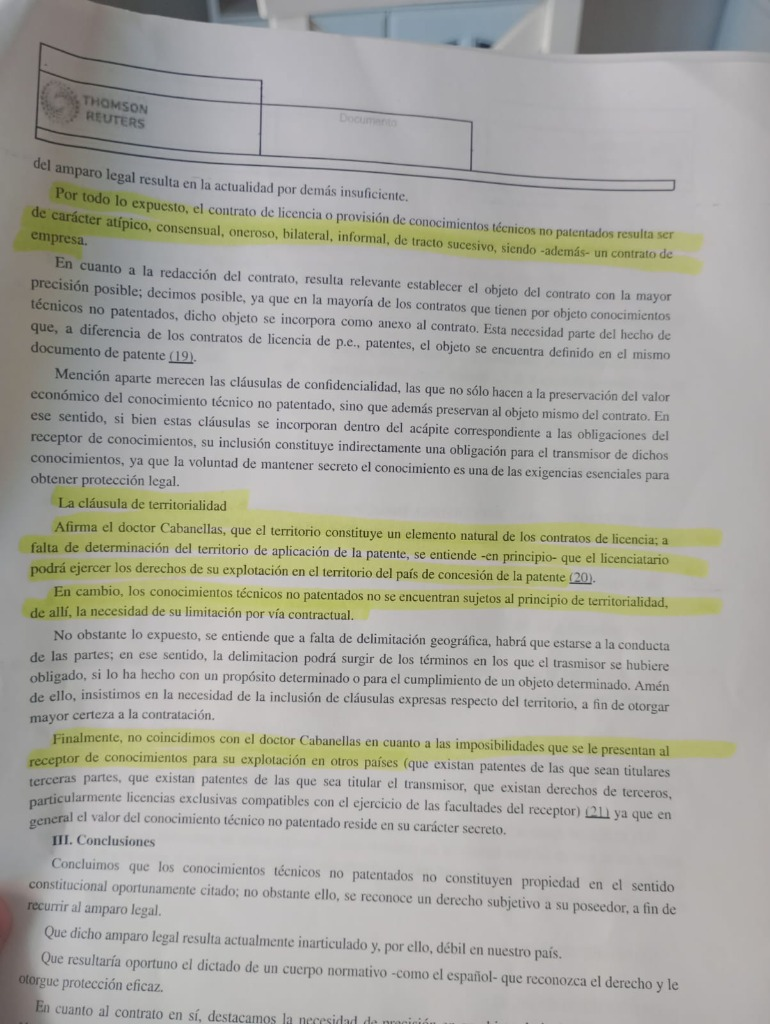
#> input picture test_images/uploaded_image_0_1765565894986.jpg, 770 x 1024 px; its folder holds only this picture in this run
$ python test_color_detection.py
#> lines starting #> are read from the running program, lines starting #| are printed output that depends on the picture; after the words box and inside, x2 and y2 are one past the last pixel; in counts of white or black regions, pixels touching at a corner belong together
# test_color_detection.py
"""
Script de prueba para analizar los colores HSV de las imagenes
y generar las mascaras de deteccion.
"""
import cv2
import numpy as np
import os

# Rangos de colores calibrados - separados para evitar solapamiento
color_ranges = {
    "amarillo": (np.array([22, 25, 120]), np.array([38, 255, 255])),
    "verde": (np.array([38, 25, 120]), np.array([70, 255, 255])),
    "rosa": (np.array([155, 25, 120]), np.array([180, 255, 255])),
    "violeta": (np.array([120, 25, 120]), np.array([155, 255, 255])),
    "naranja": (np.array([0, 25, 120]), np.array([22, 255, 255])),
}

# Directorio de imagenes de prueba
test_images_dir = "test_images"
output_dir = "debug_output"

# Crear directorio de salida
os.makedirs(output_dir, exist_ok=True)

def analyze_image(image_path, image_name):
    """Analiza una imagen y genera mascaras para cada color."""
#> called with image_name = 'uploaded_image_0_1765565894986'
    print(f"\n{'='*60}")
    print(f"Analizando: {image_name}")
    print(f"{'='*60}")

    image = cv2.imread(image_path)
#> image is the input picture: shape (1024, 770, 3); mean B, G, R 159, 166.5, 167.4
    if image is None:
        print(f"Error: No se pudo cargar la imagen")
        return

    hsv_image = cv2.cvtColor(image, cv2.COLOR_BGR2HSV)
#> hsv_image: shape (1024, 770, 3); mean H, S, V 64.8, 18.8, 169.1

    # Para cada color, generar mascara
    best_color = None
    best_percentage = 0

    for color_name, (lower, upper) in color_ranges.items():
        mask = cv2.inRange(hsv_image, lower, upper)

        # Contar pixeles detectados
        pixel_count = cv2.countNonZero(mask)
        total_pixels = mask.shape[0] * mask.shape[1]
        percentage = (pixel_count / total_pixels) * 100

        marker = " <<<" if percentage > best_percentage and percentage > 1 else ""
        if percentage > best_percentage and percentage > 1:
            best_color = color_name
            best_percentage = percentage

        print(f"  {color_name}: {pixel_count:,} pixeles ({percentage:.2f}%){marker}")

        # Guardar mascara si hay deteccion significativa (>0.5%)
        if percentage > 0.5:
            # Dilatar la mascara para visualizacion
            kernel = np.ones((3, 15), np.uint8)
            dilated_mask = cv2.dilate(mask, kernel, iterations=3)

            # Crear imagen con resaltado
            result = image.copy()
            result[dilated_mask > 0] = [0, 255, 0]  # Verde para el resaltado detectado

            output_file = os.path.join(output_dir, f"{image_name}_{color_name}_mask.png")
            cv2.imwrite(output_file, mask)

            output_file = os.path.join(output_dir, f"{image_name}_{color_name}_result.png")
            cv2.imwrite(output_file, result)
#> this loop made 5 passes
#> (pixel_count, percentage, marker, best_percentage) on pass 1: (100168, 12.7, ' <<<', 12.7)
#> (printed output is left out)
#> pass 1, in analyze_image, `mask = cv2.inRange(hsv_image, lower, upper)`:
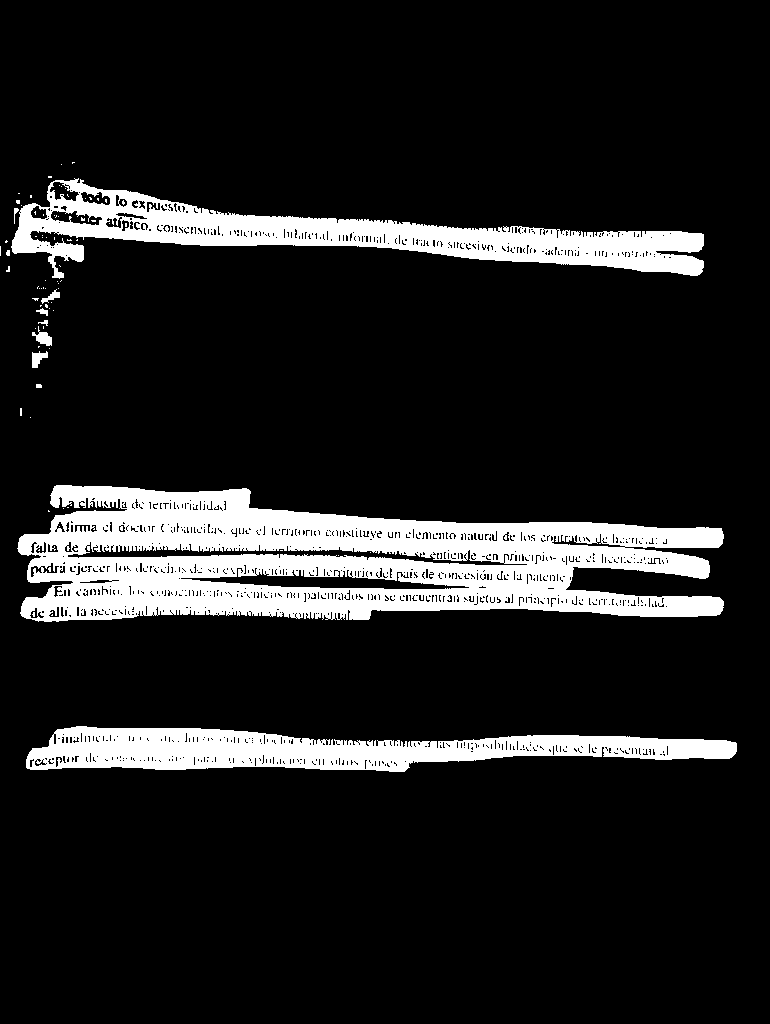
#> mask: shape (1024, 770); 12.7% white; 80 white regions (69 under 20 px), largest, box (x1, y1, x2, y2) and area: (17, 485, 724, 622) 57710, (11, 178, 704, 279) 22674, (26, 726, 737, 772) 18898
#> pass 1, in analyze_image, `dilated_mask = cv2.dilate(mask, kernel, iterations=3)`:
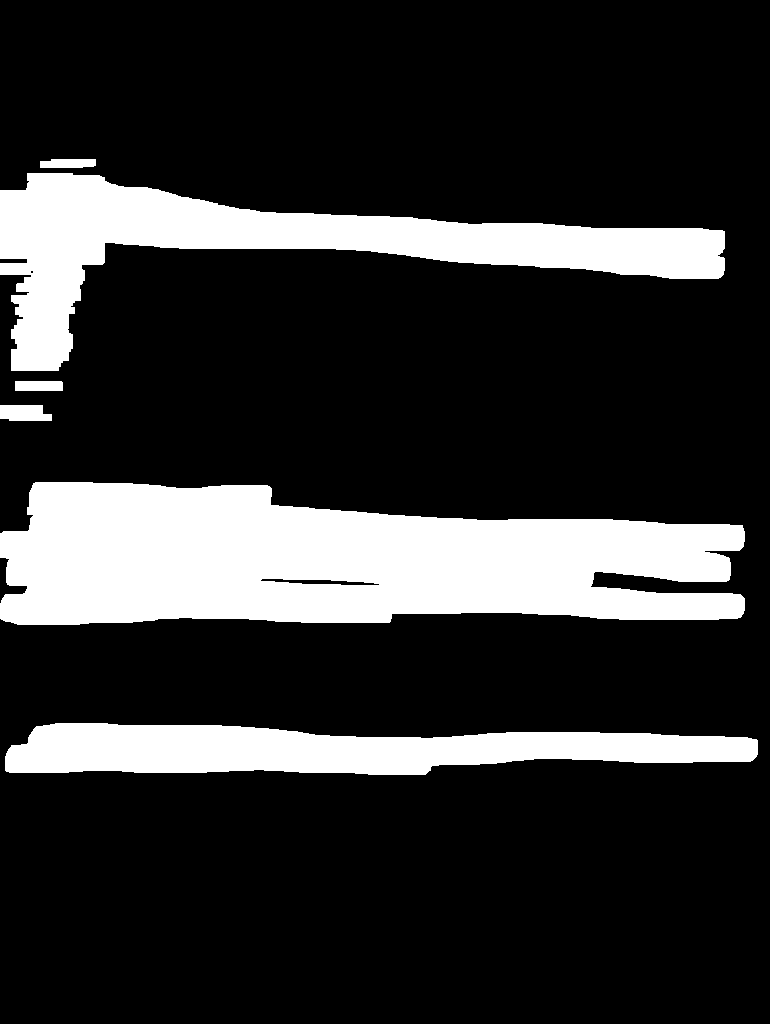
#> dilated_mask: shape (1024, 770); 19.2% white; 6 white regions, box (x1, y1, x2, y2) and area: (0, 482, 745, 625) 80213, (0, 173, 725, 371) 42614, (5, 723, 758, 775) 27260, (0, 405, 52, 421) 733, (15, 381, 63, 391) 479, (40, 159, 96, 168) 467
#> pass 1, in analyze_image, `cv2.imwrite(output_file, result)`:
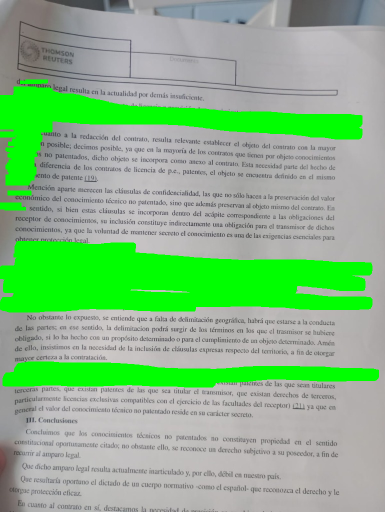
#> saved as uploaded_image_0_1765565894986_amarillo_result.png: shape (1024, 770, 3) (shown at 1/2 size); mean B, G, R 135.6, 184.2, 136.1
#> pass 2, in analyze_image, `mask = cv2.inRange(hsv_image, lower, upper)`:
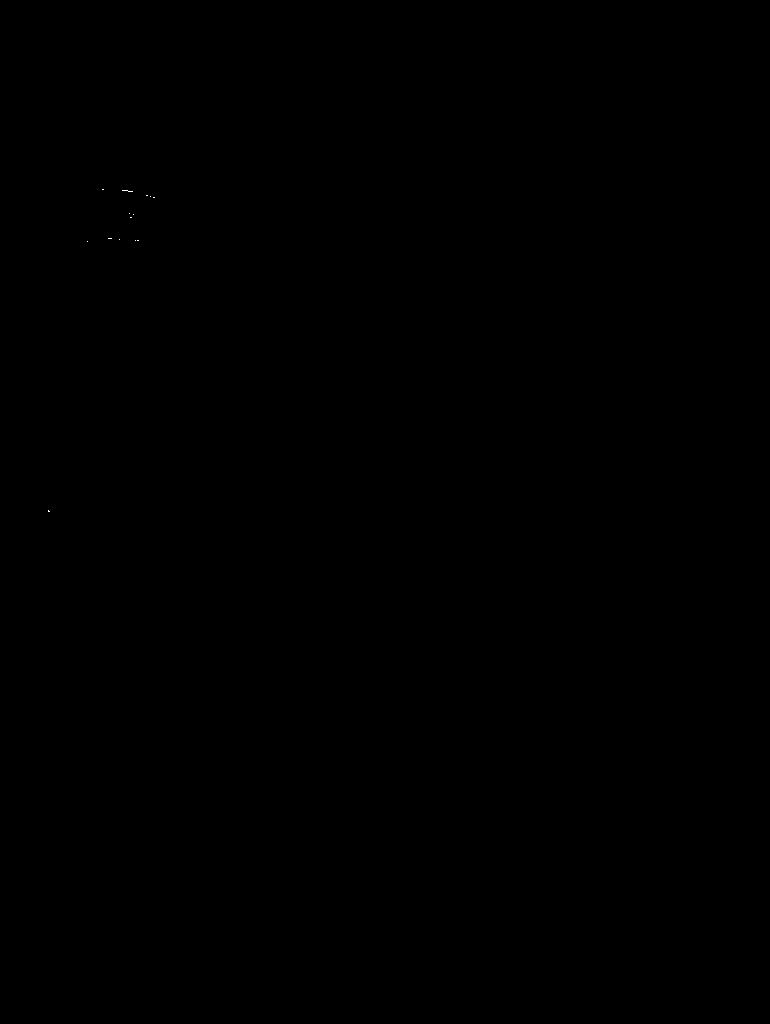
#> mask: shape (1024, 770); 0% white in thin lines or dots, all inside (x1, y1, x2, y2) = (48, 189, 155, 512)
#> after the loop:
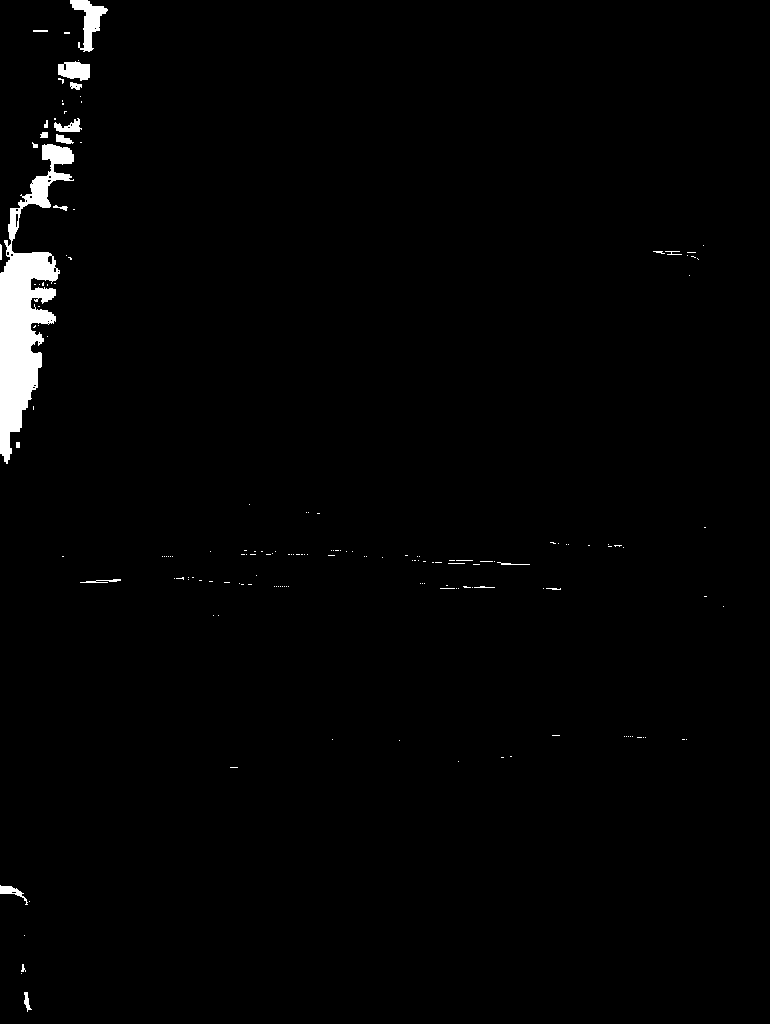
#> mask: shape (1024, 770); 1.5% white; 168 white regions (146 under 20 px), largest, box (x1, y1, x2, y2) and area: (0, 144, 74, 464) 8869, (70, 0, 108, 52) 801, (58, 61, 90, 81) 475
#> after the loop, best_color = 'amarillo'; best_percentage = 12.7

    if best_color:
        print(f"\n  MEJOR DETECCION: {best_color.upper()} ({best_percentage:.2f}%)")
#|   MEJOR DETECCION: AMARILLO (12.70%)

def main():
    print("="*60)
    print("ANALISIS DE DETECCION DE COLORES EN IMAGENES DE PRUEBA")
    print("="*60)

    # Procesar todas las imagenes de prueba
    if os.path.exists(test_images_dir):
        for filename in sorted(os.listdir(test_images_dir)):
            if filename.lower().endswith(('.jpg', '.jpeg', '.png', '.bmp')):
                image_path = os.path.join(test_images_dir, filename)
                image_name = os.path.splitext(filename)[0]
                analyze_image(image_path, image_name)
    else:
        print(f"Error: No se encontro el directorio {test_images_dir}")

    print(f"\n{'='*60}")
    print("Analisis completado.")
    print("="*60)

if __name__ == "__main__":
    main()

$ run again, on test_images/uploaded_image_2_1765565894986.jpg
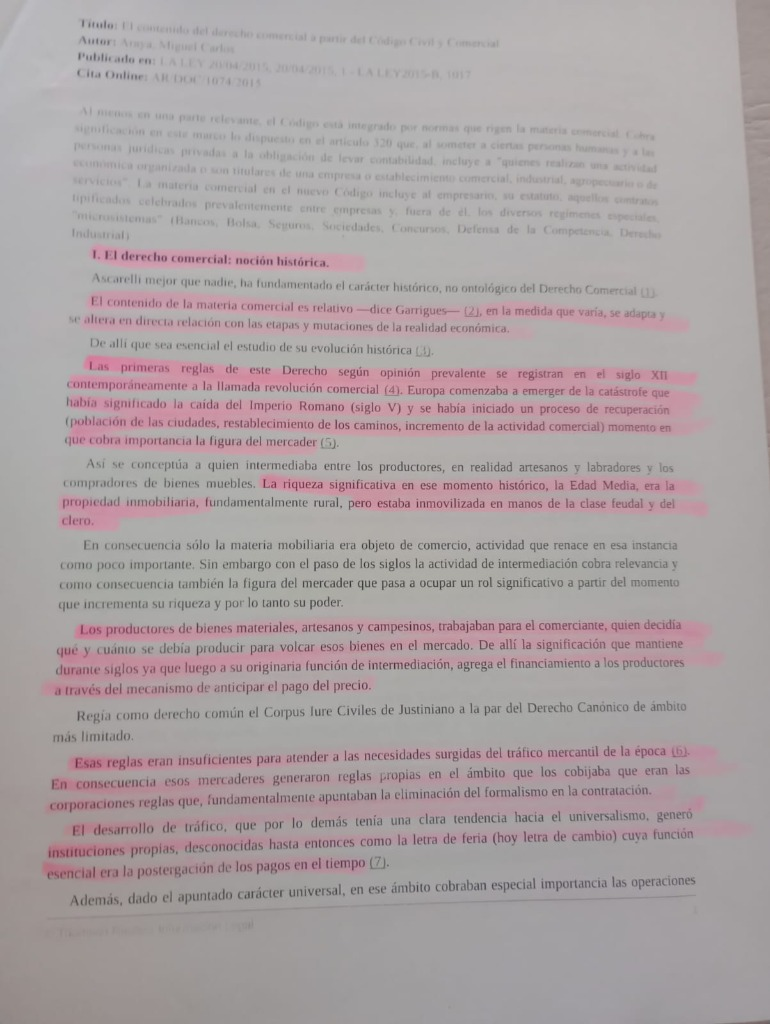
#> input picture test_images/uploaded_image_2_1765565894986.jpg, 770 x 1024 px
#> in analyze_image, image is the input picture: shape (1024, 770, 3); mean B, G, R 162.8, 160.8, 170.9
#> hsv_image: shape (1024, 770, 3); mean H, S, V 90, 16.4, 171.2
#> the loop in analyze_image, `for color_name, (lower, upper) in color_ranges.items():` made 5 passes
#> (pixel_count, percentage, marker, best_percentage) on pass 3: (155203, 19.68, ' <<<', 19.68)
#> (printed output is left out)
#> pass 3, in analyze_image, `mask = cv2.inRange(hsv_image, lower, upper)`:
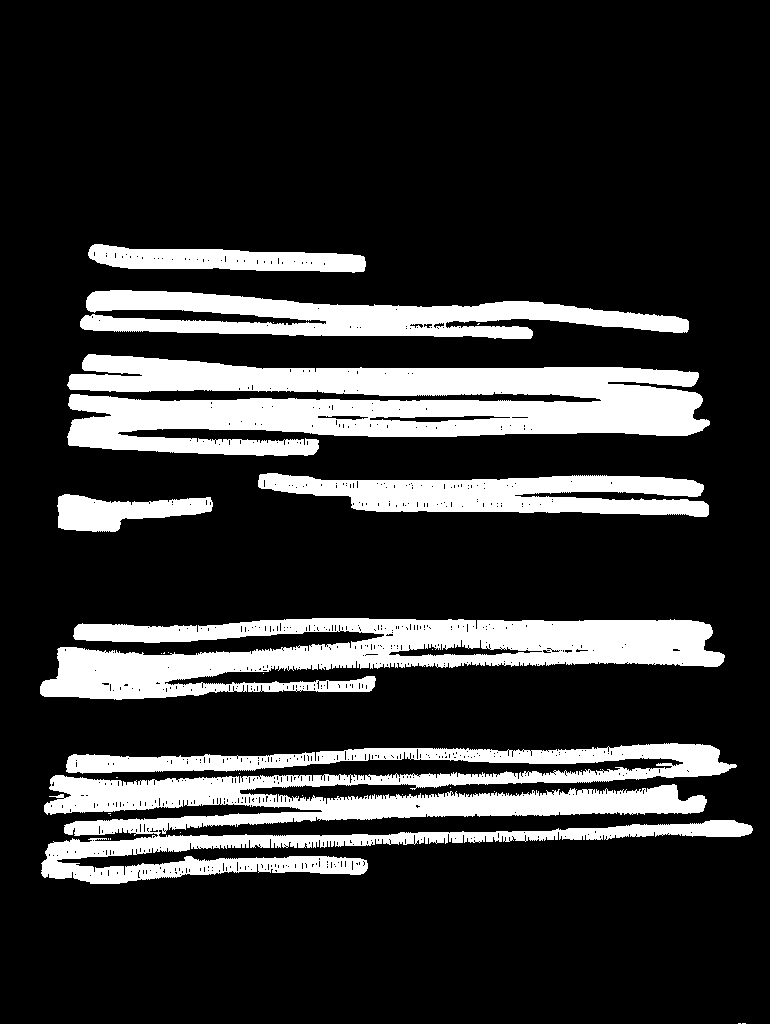
#> mask: shape (1024, 770); 19.7% white; 29 white regions (22 under 20 px), largest, box (x1, y1, x2, y2) and area: (41, 743, 753, 884) 45395, (67, 354, 710, 456) 41499, (40, 618, 725, 700) 30773
#> after the loop in analyze_image, `for color_name, (lower, upper) in color_ranges.items():`:
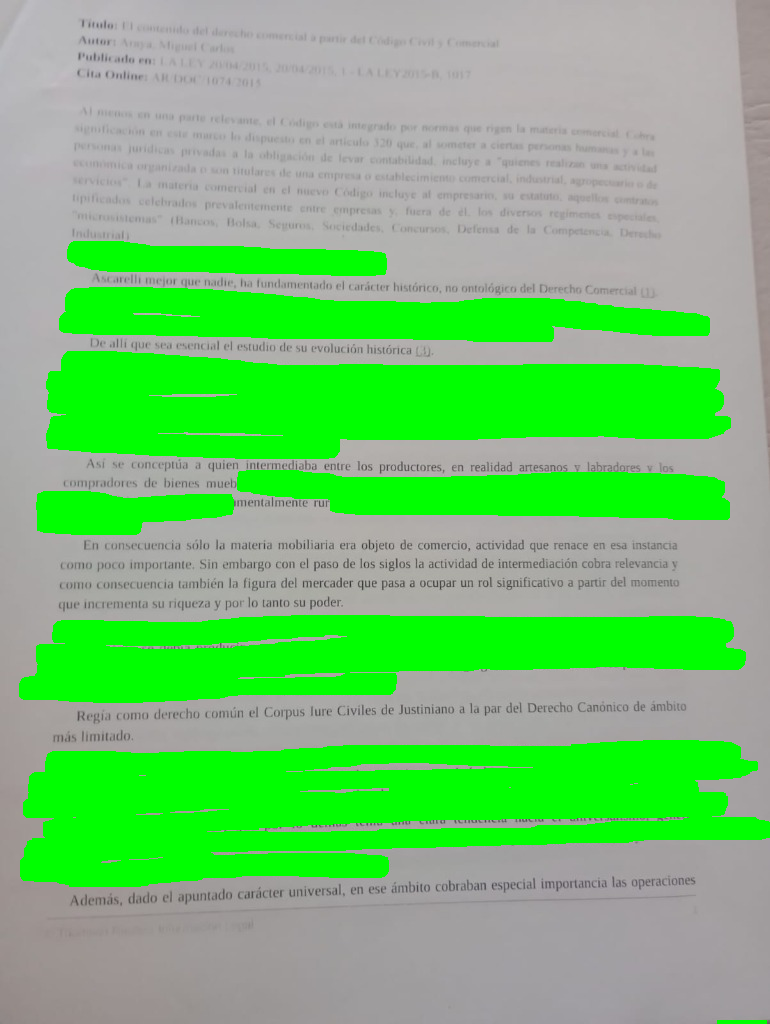
#> result: shape (1024, 770, 3); mean B, G, R 115.8, 193, 117.9
#> after the loop in analyze_image, `for color_name, (lower, upper) in color_ranges.items():`: best_color = 'rosa'; best_percentage = 19.68
#|   MEJOR DETECCION: ROSA (19.68%)

$ run again, on test_images/uploaded_image_2_1766978650401.jpg
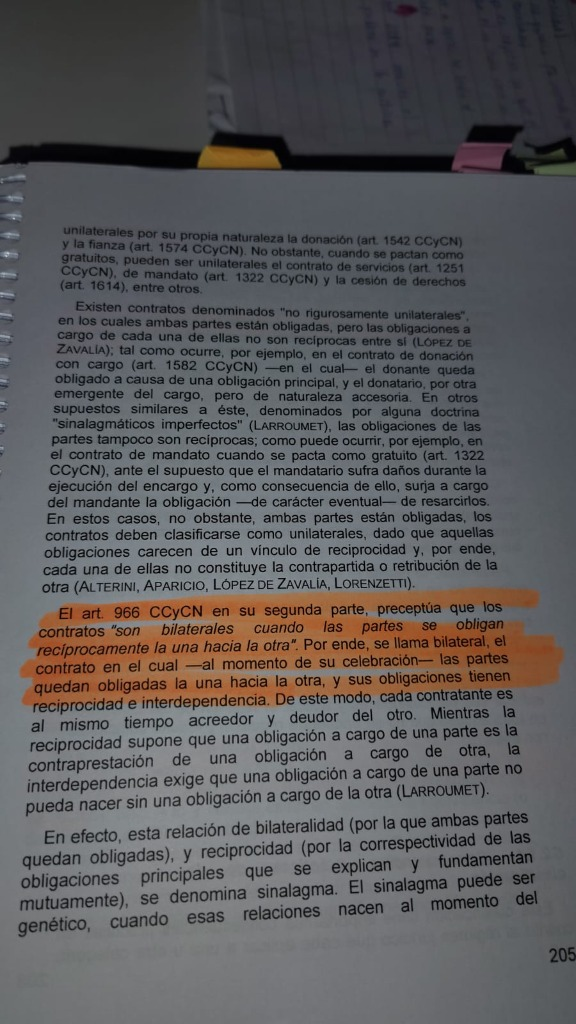
#> input picture test_images/uploaded_image_2_1766978650401.jpg, 576 x 1024 px
#> in analyze_image, image is the input picture: shape (1024, 576, 3); mean B, G, R 90.1, 89, 91
#> hsv_image: shape (1024, 576, 3); mean H, S, V 96.2, 36.7, 97.5
#> the loop in analyze_image, `for color_name, (lower, upper) in color_ranges.items():` made 5 passes
#> (pixel_count, percentage, marker, best_percentage) on pass 5: (41442, 7.03, ' <<<', 7.03)
#> (printed output is left out)
#> after the loop in analyze_image, `for color_name, (lower, upper) in color_ranges.items():`:
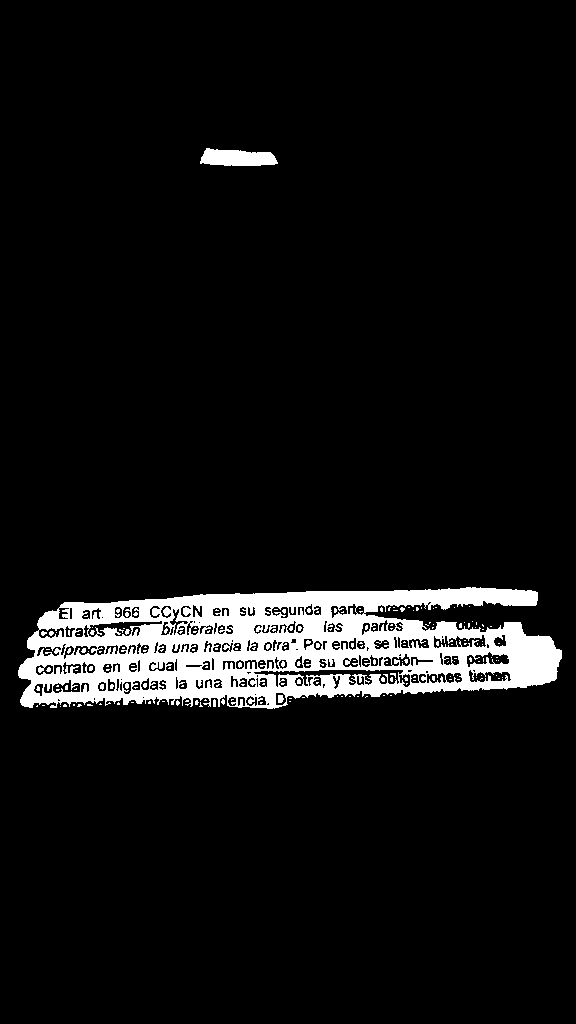
#> mask: shape (1024, 576); 7% white; 196 white regions (188 under 20 px), largest, box (x1, y1, x2, y2) and area: (18, 587, 562, 709) 38997, (200, 148, 278, 166) 1070, (278, 695, 284, 703) 41
#> after the loop in analyze_image, `for color_name, (lower, upper) in color_ranges.items():`: best_color = 'naranja'; best_percentage = 7.03
#|   MEJOR DETECCION: NARANJA (7.03%)
